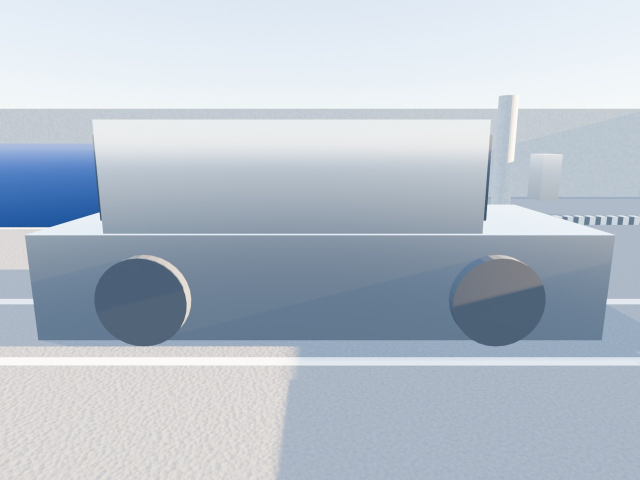
#> input picture sample_photos/IMG_0001.jpg, 1280 x 960 px (shown at 1/2 size); its folder holds only this picture in this run
$ python -i dense_reconstruction.py   (imports and definitions only)
#> lines starting #> are read from the running program, lines starting #| are printed output that depends on the picture; after the words box and inside, x2 and y2 are one past the last pixel; in counts of white or black regions, pixels touching at a corner belong together
#> further down, picture is the input picture: shape (960, 1280, 3); mean B, G, R 203.8, 192.3, 182
"""
photo_reconstruction/dense_reconstruction.py — Multi-View Dense 3D Point Cloud Engine
======================================================================================

Generates dense, filtered 3D point clouds from registered camera poses and photographs.
Applies Open3D voxel grid downsampling, statistical outlier removal, and normal estimation.
"""

from pathlib import Path
from typing import Dict, List, Tuple, Any, Optional
import cv2
import numpy as np
import open3d as o3d


class DenseReconstructor:
    """Produces filtered dense 3D point clouds from registered camera images."""

    def __init__(self, voxel_size: float = 0.04, nb_neighbors: int = 20, std_ratio: float = 2.0):
        self.voxel_size = float(voxel_size)
        self.nb_neighbors = int(nb_neighbors)
        self.std_ratio = float(std_ratio)

    @staticmethod
    def detect_sky_mask(img_bgr: np.ndarray) -> np.ndarray:
        """
        Detect open sky and cloud regions connected to the top of an outdoor photograph
        to prevent unprojecting sky/clouds as solid 3D geometry.
        """
        H, W = img_bgr.shape[:2]
#> H = 960; W = 1280
        hsv = cv2.cvtColor(img_bgr, cv2.COLOR_BGR2HSV)
#> hsv: shape (960, 1280, 3); mean H, S, V 94.9, 32.6, 204.4
        H_c, S_c, V_c = hsv[:, :, 0], hsv[:, :, 1], hsv[:, :, 2]
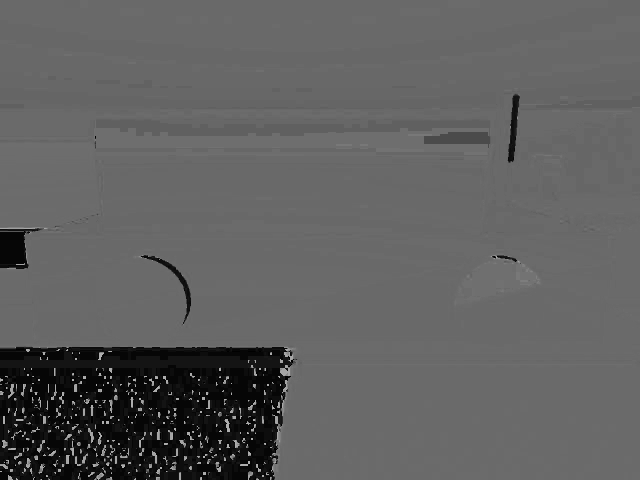
#> H_c: shape (960, 1280) (shown at 1/2 size); min 0, max 177, mean 94.9
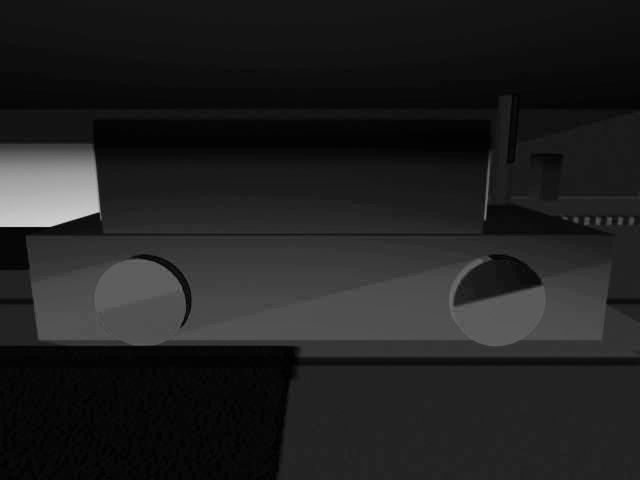
#> S_c: shape (960, 1280) (shown at 1/2 size); min 0, max 215, mean 32.6
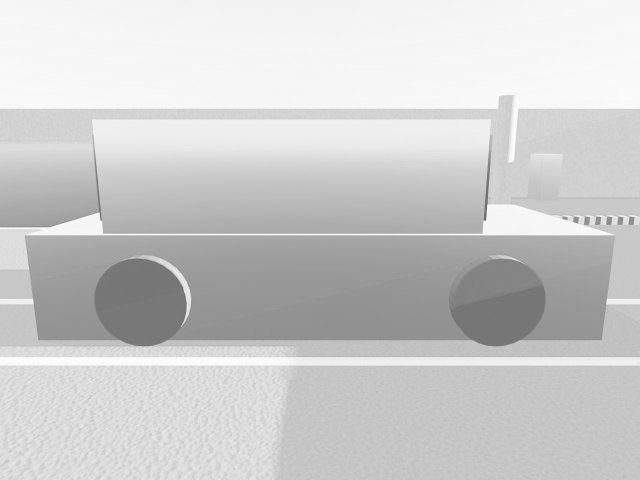
#> V_c: shape (960, 1280) (shown at 1/2 size); min 91, max 255, mean 204.4

        # Clear blue sky (Hue 85-135 in OpenCV 0-180 scale)
        is_blue_sky = (H_c >= 85) & (H_c <= 135) & (S_c >= 20) & (V_c >= 70)
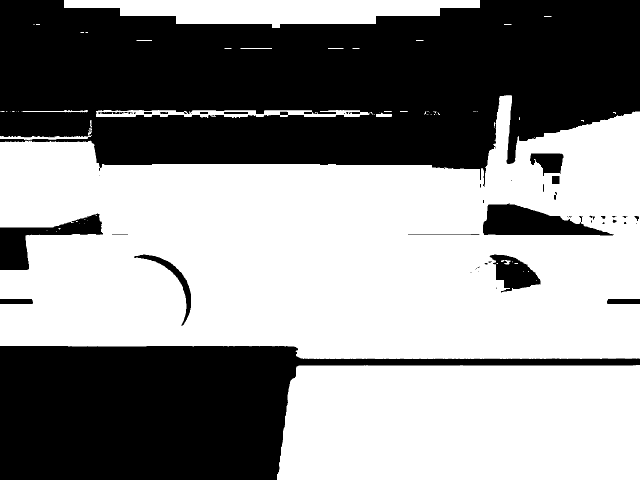
#> is_blue_sky: shape (960, 1280) bool (shown at 1/2 size); 55.7% white; 63 black regions (39 under 20 px), largest, box (x1, y1, x2, y2) and area: (0, 0, 1280, 374) 352659, (0, 692, 1280, 960) 162761, (966, 406, 1228, 471) 9758
        # Overcast / white cloud sky (high brightness, low saturation)
        is_cloud_sky = (V_c >= 170) & (S_c <= 50)
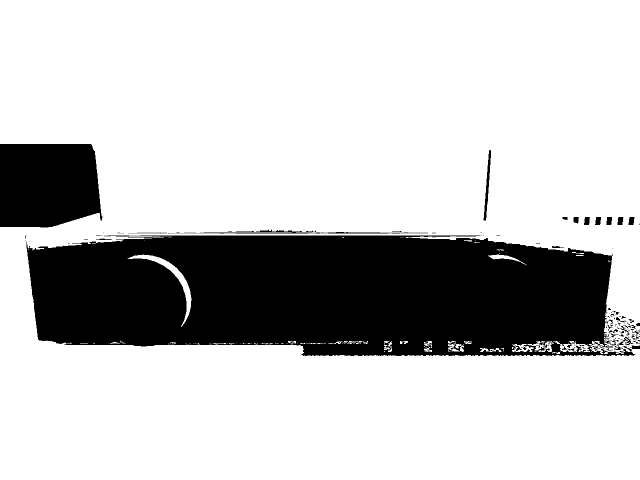
#> is_cloud_sky: shape (960, 1280) bool (shown at 1/2 size); 76.9% white; 284 black regions (238 under 20 px), largest, box (x1, y1, x2, y2) and area: (52, 471, 1270, 712) 248043, (0, 288, 205, 455) 31161, (967, 300, 982, 441) 702
        candidate = is_blue_sky | is_cloud_sky
#> candidate: shape (960, 1280) bool; 99.7% white; 60 black regions (59 under 20 px), largest, box (x1, y1, x2, y2) and area: (985, 517, 1081, 585) 3868

        # Fast flood fill from top border only
        scale = max(1, max(H, W) // 300)
#> scale = 4
        small = cv2.resize(candidate.astype(np.uint8), (W // scale, H // scale), interpolation=cv2.INTER_NEAREST)
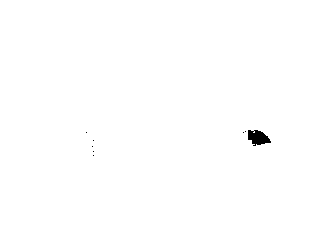
#> small: shape (240, 320); values 0 (black) and 1 (white), 99.7% white; 8 black regions (7 under 20 px), largest, box (x1, y1, x2, y2) and area: (248, 130, 271, 146) 243
        h_s, w_s = small.shape
#> h_s = 240; w_s = 320
        ff_mask = np.zeros((h_s + 2, w_s + 2), dtype=np.uint8)
        filled = small.copy() * 255

        for x in range(0, w_s, max(1, w_s // 30)):
            if filled[0, x] == 255:
                cv2.floodFill(filled, ff_mask, (x, 0), 128)
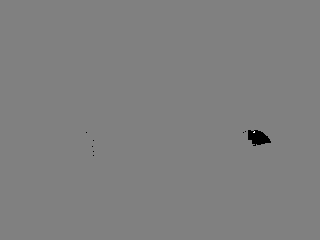
#> filled: shape (240, 320); min 0, max 255, mean 127.6

        sky_small = (filled == 128)
#> sky_small: shape (240, 320) bool; 99.7% white; 8 black regions (7 under 20 px), largest, box (x1, y1, x2, y2) and area: (248, 130, 271, 146) 246
        # If less than 2% of image connects to sky, treat as indoor/no-sky
        if np.mean(sky_small) < 0.02:
            return np.zeros((H, W), dtype=bool)

        return cv2.resize(sky_small.astype(np.uint8), (W, H), interpolation=cv2.INTER_NEAREST) > 0
#> returned value: shape (960, 1280) bool; 99.7% white; 8 black regions (7 under 20 px), largest, box (x1, y1, x2, y2) and area: (992, 520, 1084, 584) 3936

    # [349 lines left out: functions align_ground_upright, reconstruct_dense, save_point_cloud_ply, not called in this run]

>>> import cv2
>>> picture = cv2.imread('../sample_photos/IMG_0001.jpg')
>>> result = DenseReconstructor().detect_sky_mask(picture)
